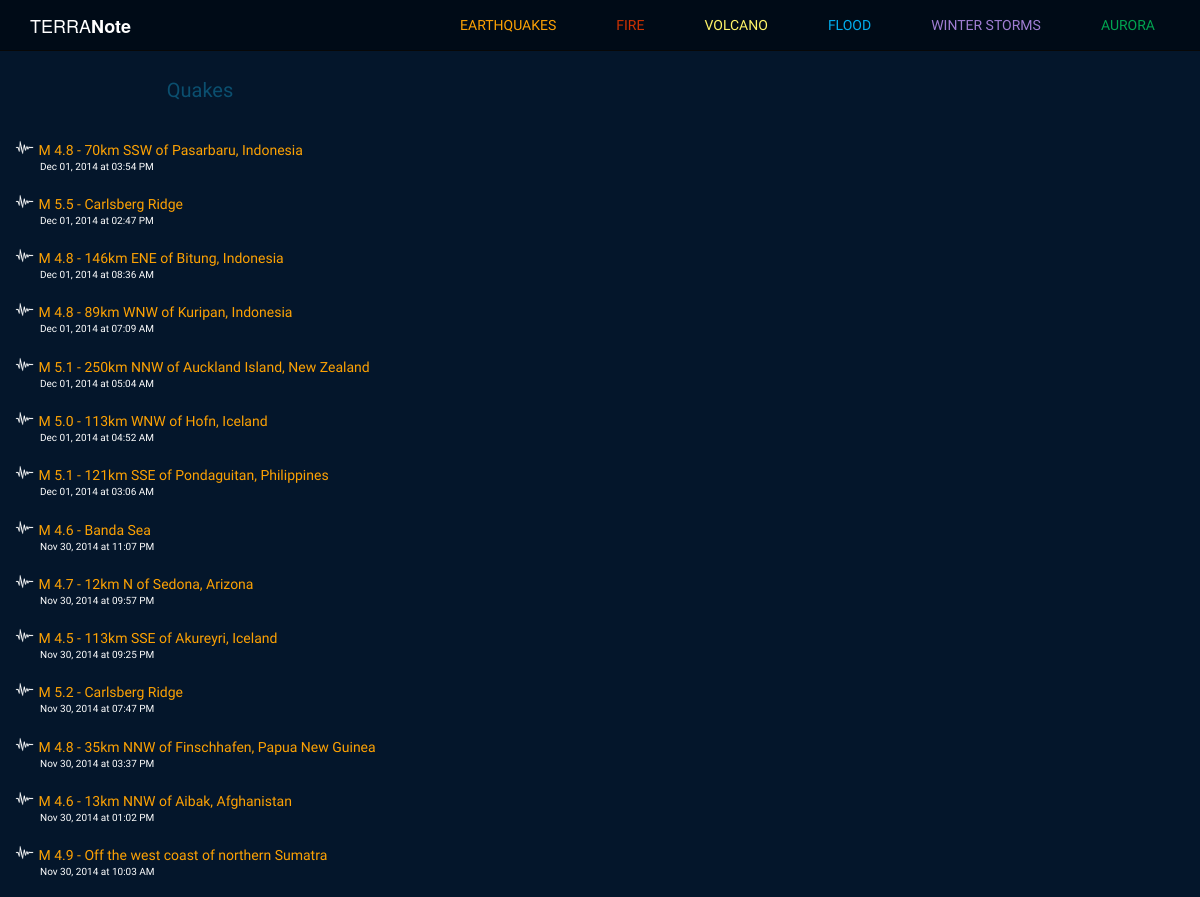
The app's page /quakes (upper part), older data.
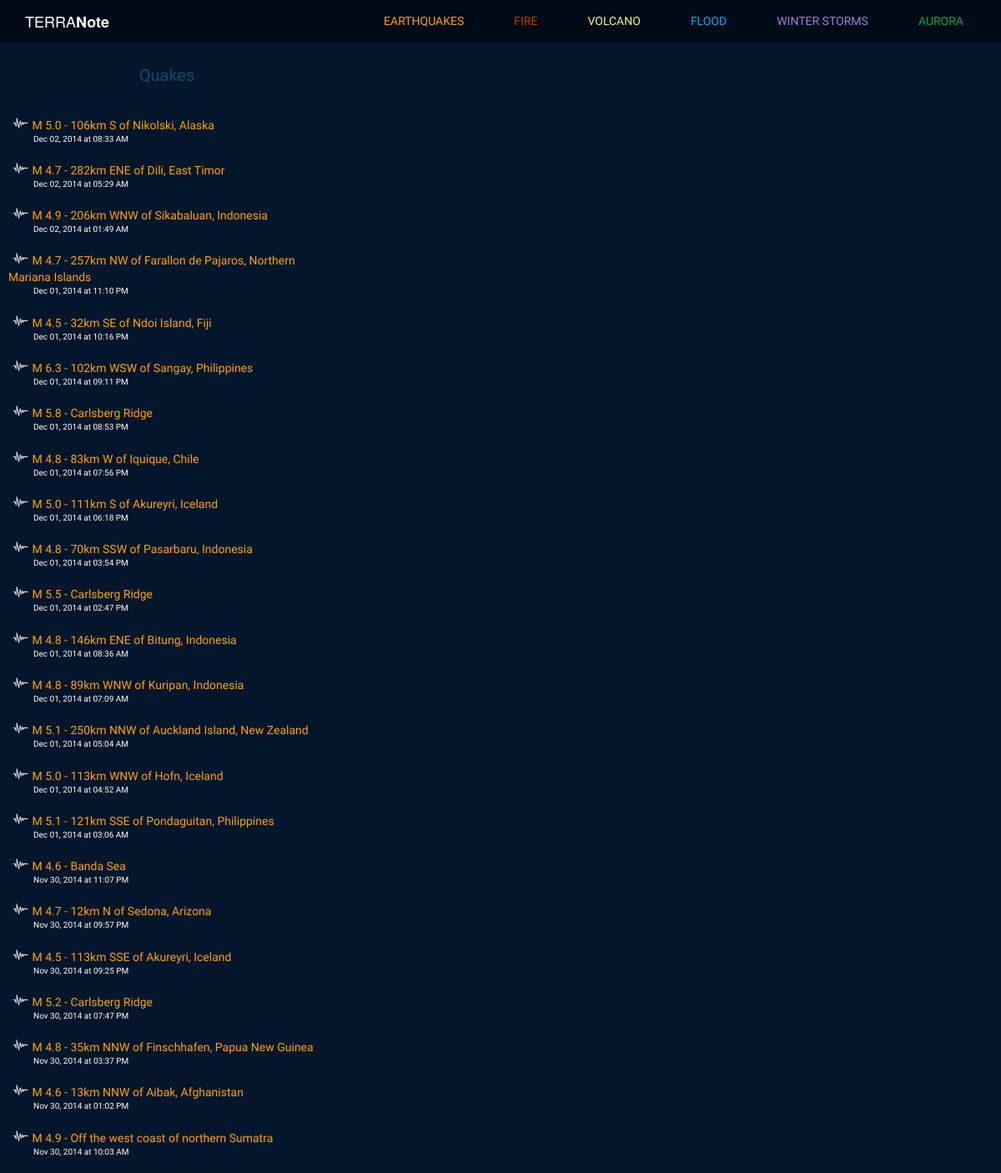
The same page, newer data.
### model.py (models this page shows)
class Quake(Base):
    __tablename__ = "quakes"
    quake_id = Column(String(50), primary_key = True)
    quake_title = Column(String, nullable = False)
    quake_type = Column(String(25), nullable = False)
    magnitude = Column(Float, nullable = False)
    place = Column(String, nullable = False)
    latitude = Column(Float, nullable = False)
    longitude = Column(Float, nullable = False)
    depth = Column(Float, nullable = False)
    quake_datetime = Column(DateTime, nullable = False)
    url = Column(String, nullable = False)
    seismictype = Column(String, nullable = False)
    status = Column(String, nullable = False)
    felt = Column(Integer, nullable = True)
    tsunami = Column(Integer, nullable = True)
    recordtime = Column(DateTime, nullable = False)

### note.py (the view)
@app.route("/quakes")
def quake_notes():
	data = Quake.query.order_by(Quake.quake_datetime.desc()).limit(25)
	cols = Quake.__table__.columns
	json_compiled = {}
	for quake in data:
		json_compiled[quake.quake_id] = {}
		json_compiled[quake.quake_id]['lat'] = quake.latitude
		json_compiled[quake.quake_id]['lng'] = quake.longitude
		json_compiled[quake.quake_id]['title'] = quake.quake_title
		json_compiled[quake.quake_id]['id'] = quake.quake_id
	quakes = Quake.query.order_by(Quake.quake_datetime.desc()).all()
	return render_template("quakes.html", quakes=quakes, quake_points=json_compiled)

### templates/quakes.html (shortened to what this page needs)
{% extends 'base.html' %}
{% block body %}
    <div class="col-sm-4">
    	<div class="row">
            <div id="recent-events">Quakes</div>
        </div>
    	<div class="row">
            {% for quake in quakes %}
    		<div class="quake-list">
    			<img class="small-icon" src="/static/images/quake-icon.png"/>
    			<div class="recent-title quake-orange"><a href="/quakes/{{ quake.quake_id }}">{{ quake.quake_title }}</a> </div><div class="recent-datetime"> {{ quake.quake_datetime.strftime('%b %d, %Y at %I:%M %p') }}</div>
    		</div>
    		{% endfor %}
        </div>
    </div>
    <div class="col-sm-8">
    	<div id="single-map"></div>
    </div>
{% endblock %}

Row changes from the older to the newer data that the page shows:
added Quake: quake_title "M 5.0 - 106km S of Nikolski, Alaska", quake_datetime "Dec 02, 2014 at 08:33 AM"
added Quake: quake_title "M 4.7 - 282km ENE of Dili, East Timor", quake_datetime "Dec 02, 2014 at 05:29 AM"
added Quake: quake_title "M 4.9 - 206km WNW of Sikabaluan, Indonesia", quake_datetime "Dec 02, 2014 at 01:49 AM"
added Quake: quake_title "M 4.7 - 257km NW of Farallon de Pajaros, Northern Mariana Islands", quake_datetime "Dec 01, 2014 at 11:10 PM"
added Quake: quake_title "M 4.5 - 32km SE of Ndoi Island, Fiji", quake_datetime "Dec 01, 2014 at 10:16 PM"
added Quake: quake_title "M 6.3 - 102km WSW of Sangay, Philippines", quake_datetime "Dec 01, 2014 at 09:11 PM"
added Quake: quake_title "M 5.8 - Carlsberg Ridge", quake_datetime "Dec 01, 2014 at 08:53 PM"
added Quake: quake_title "M 4.8 - 83km W of Iquique, Chile", quake_datetime "Dec 01, 2014 at 07:56 PM"
added Quake: quake_title "M 5.0 - 111km S of Akureyri, Iceland", quake_datetime "Dec 01, 2014 at 06:18 PM"
